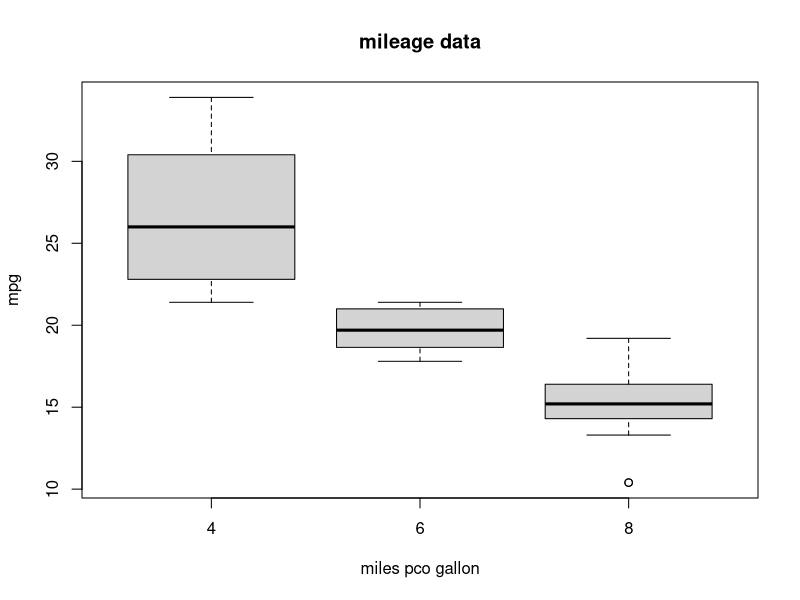

Reproduce this figure in R.
#given the chart file a name.
png(file="boxplot.png")
png(file="boxplot.png")
boxplot(mpg~cyl,data=mtcars,xlab="miles pco gallon",main="mileage data")
dev.off()
